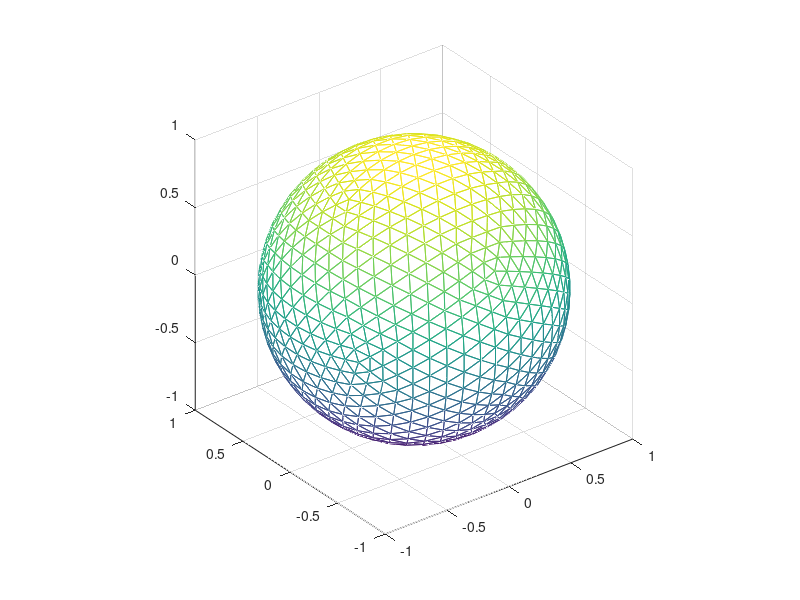

The MATLAB source for this figure:
clear; clc; close all;

N=10;  %frequency of the subdivisions

%Icosahedron coordinates
%-----------------------------------
t=(1+sqrt(5))/2;
V=1/sqrt(1+t^2)*[t 1 0; -t 1 0; t -1 0; -t -1 0; 1 0 t; 1 0 -t; -1 0 t; -1 0 -t; 0 t 1; 0 -t 1; 0 t -1; 0 -t -1];
F=[1 9 5; 1 6 11; 3 5 10; 3 12 6; 2 7 9; 2 11 8; 4 10 7; 4 8 12; 1 11 9; 2 9 11; 3 10 12; 4 12 10; 5 3 1; 6 1 3; 7 2 4; 8 4 2; 9 7 5; 10 5 7; 11 6 8; 12 8 6];

VV=[];
FF=[];

%Divide each face into triangles
%-----------------------------------
for i=1:1:size(F,1)
    
v1=V(F(i,1),:);
v2=V(F(i,2),:);
v3=V(F(i,3),:);

%Vertices of the triangles
c=0;
for j=0:1:N
v12=(v1*(N-j)+v2*j)/N;
v13=(v1*(N-j)+v3*j)/N;
for k=0:1:j
c=c+1;    
if j==0
v123(c,:)=v12;
else
v123(c,:)=(v12*(j-k)+v13*k)/j;    
end
    
end
         
end
 
%Faces of the triangles
c=0;
FT=[];

for j=1:1:N
for k=1:1:j
c=c+1;    
n=j*(j-1)/2+k;
FT(c,:)=[n n+j n+j+1];    
end  
end

for j=2:1:N
for k=1:1:j-1
c=c+1;    
n=j*(j-1)/2+k;
FT(c,:)=[n n+j+1 n+1];    
end  
end

%Merge vertices and faces
m=size(VV,1);
VV=[VV; v123];
FF=[FF; FT+m];
       
end

%Remove duplicate vertices
%-----------------------------------
q=size(VV,1);
q2=q;
for i=1:1:q-1
for j=i+1:q    
if norm(VV(i,:)-VV(j,:))<1e-5
VV(j,:)=[];
q2=q2-1;
for k=1:1:size(FF,1)
for l=1:1:size(FF,2)
if FF(k,l)==j 
FF(k,l)=i;
elseif FF(k,l)>j
FF(k,l)=FF(k,l)-1;    
end    
end
end    
end
if j>=q2; break; end
end
if i>=q2-1; break; end
end

%Project vertices into unit sphere
%-----------------------------------
for i=1:1:q2
VV(i,:)=VV(i,:)/norm(VV(i,:));       
end

%Plot
%-----------------------------------
trimesh(FF,VV(:,1),VV(:,2),VV(:,3));
daspect([1 1 1]);
